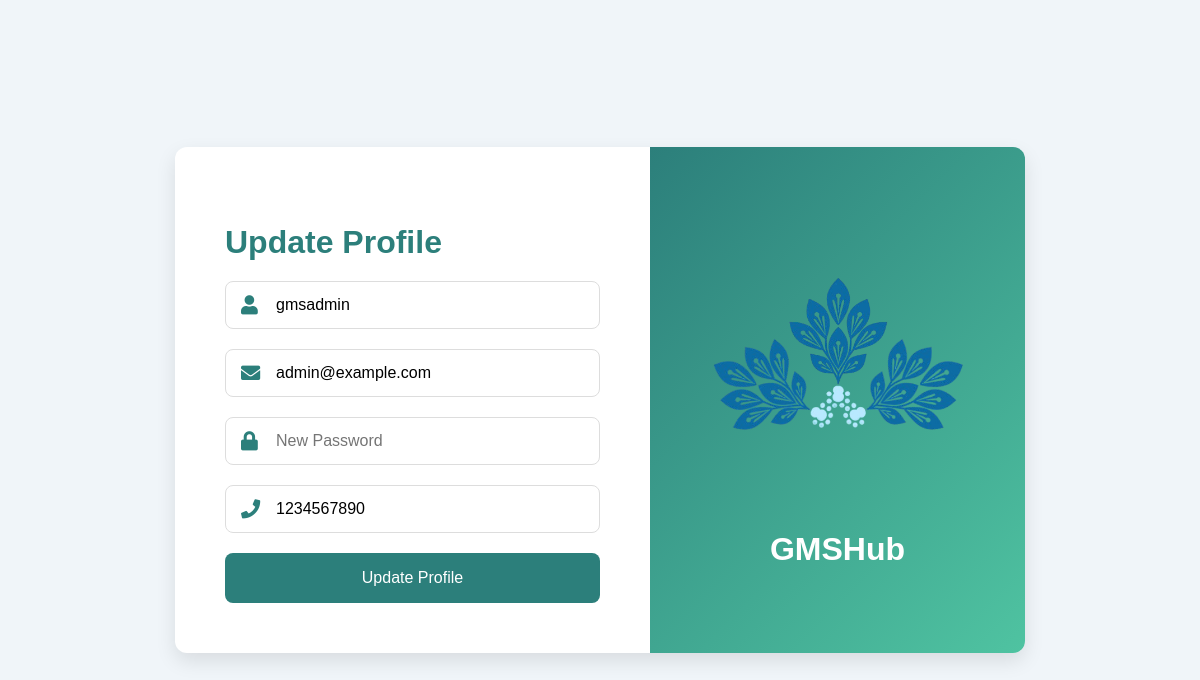
/changeprofile.php (signed in), run on the app's committed database.
### tables this page shows
CREATE TABLE `user` (
  `id` int(11) NOT NULL,
  `username` varchar(50) NOT NULL,
  `email` varchar(100) NOT NULL,
  `password` varchar(225) NOT NULL,
  `phone` varchar(15) NOT NULL
);

### changeprofile.php (the view, shortened to what this page needs)
<?php
require 'koneksi.php';
$username = $_SESSION['username'];
$query = "SELECT * FROM user WHERE username = '$username'";
$result = mysqli_query($conn, $query);
$user = mysqli_fetch_assoc($result);
?>
<!DOCTYPE html>
<html lang="en">
<head>
    <link href="https://cdnjs.cloudflare.com/ajax/libs/font-awesome/5.15.3/css/all.min.css" rel="stylesheet"/>
</head>
<body>
    <div class="container">
        <div class="profile-card">
            <div class="form-container">
                <h2>Update Profile</h2>
                <form action="" method="post">
                    <div class="input-group">
                        <i class="fas fa-user"></i>
                        <input type="text" name="username" placeholder="Username" value="<?= $user['username']; ?>" required>
                    </div>
                    <div class="input-group">
                        <i class="fas fa-envelope"></i>
                        <input type="email" name="email" placeholder="Email" value="<?= $user['email']; ?>" required>
                    </div>
                    <div class="input-group">
                        <i class="fas fa-lock"></i>
                        <input type="password" name="password" placeholder="New Password" required>
                    </div>
                    <div class="input-group">
                        <i class="fas fa-phone"></i>
                        <input type="text" name="phone" placeholder="Phone Number" value="<?= $user['phone']; ?>" required>
                    </div>
                    <button type="submit" name="update" class="update-button">Update Profile</button>
                </form>
            </div>
            <div class="login-image">
                <img src="gms.png" alt="GMSHub">
                <div class="gms-text">GMSHub</div>
            </div>
        </div>
    </div>
</body>
</html>

### changeprofile.php (style rules this page uses)
body { margin: 0; font-family: 'Poppins', sans-serif; background-color: #f0f5f9; display: flex; justify-content: center; align-items: center; height: 100vh; }
.container { display: flex; justify-content: center; align-items: center; width: 100%; }
.profile-card { background-color: #ffffff; width: 850px; display: flex; border-radius: 12px; box-shadow: 0 8px 20px rgba(0, 0, 0, 0.1); overflow: hidden; }
.form-container { flex: 1; padding: 50px; }
.form-container h2 { margin-bottom: 20px; font-size: 2rem; color: #2c7f7b; }
.input-group { margin-bottom: 20px; position: relative; }
.input-group input { width: 100%; padding: 14px 14px 14px 50px; border: 1px solid #ddd; border-radius: 8px; font-size: 1rem; box-sizing: border-box; }
.input-group i { position: absolute; left: 16px; top: 50%; transform: translateY(-50%); color: #2c7f7b; font-size: 1.2rem; }
.update-button { background-color: #2c7f7b; color: white; padding: 16px; border: none; border-radius: 8px; font-size: 1rem; cursor: pointer; width: 100%; transition: background-color 0.3s ease; }
.login-image { flex: 1; background: linear-gradient(135deg, #2c7f7b 0%, #4fc3a1 100%); display: flex; flex-direction: column; justify-content: center; align-items: center; }
.login-image img { width: 280px; }
.login-image .gms-text { color: white; font-size: 2rem; font-weight: bold; margin-top: 20px; }

### data on the page
user: username "gmsadmin", email "admin@example.com", phone "1234567890"
